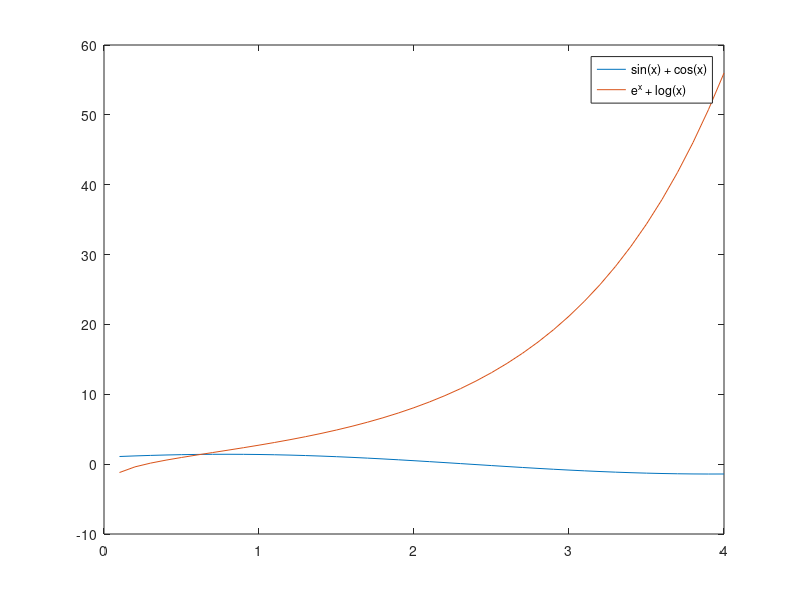
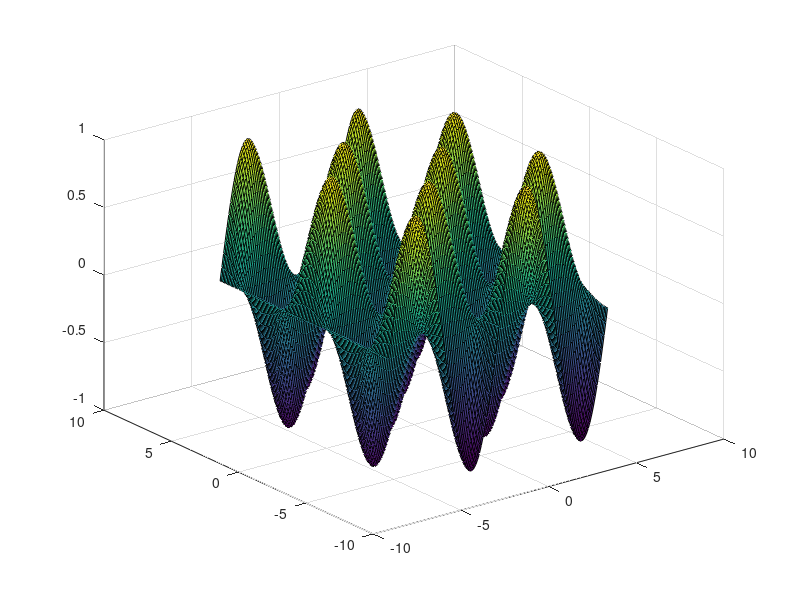

Source code (MATLAB) for these figures, in order: (Note: this script raises an error after producing the figures.)
clc
clear
% zadanie 1
first = @(x) sin(x) + cos(x);
first(1:20)
second = @(x) exp(x) + log(x);
second(1:20)
third = @(x, y) sin(x) .* cos(y);
third(1:20, 1:20)

% zadanie 2
x = 0.1:0.1:4;
plot(x, first(x));
hold on
plot(x, second(x));
legend('sin(x) + cos(x)', 'e^x + log(x)');

% zadanie 3
x = -2*pi:0.1:2*pi;
y = x;
[X, Y] = meshgrid(x, y);
figure
surf(X, Y, third(X, Y));

% zadanie 4
x = rand(1, 7) * 3 + 2;
y = rand(1, 7) * 4 + 3;
figure
fun1(x, y);



function fun1(x, y)
    plot(x, y, 'sr', MarkerSize=15);
    hold on
    plot(x, y, '--k', LineWidth=3);

end